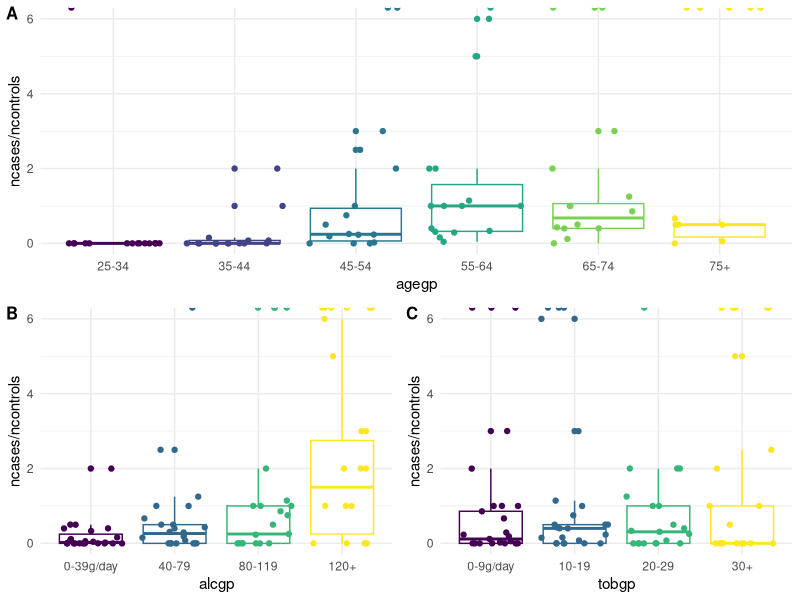
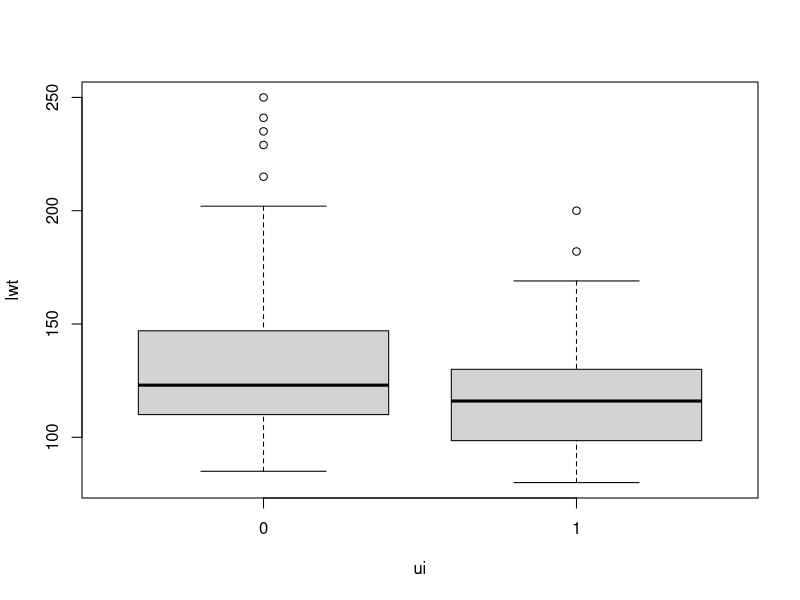

These figures' R source, in order: (Note: this script raises an error after producing the figures.)
## ---- chunk 1
library(magrittr)
library(ggplot2)
# library(patchwork) # patchwork 和 MASS 包冲突
library(cowplot) 
library(MASS)
## ---- chunk 2
head(esoph)
str(esoph)
## ---- chunk 3
p1 <- ggplot(data = esoph, aes(x = agegp, y = ncases / ncontrols, color = agegp)) +
  geom_boxplot(show.legend = FALSE) +
  geom_jitter(show.legend = FALSE) +
  theme_minimal()

p2 <- ggplot(data = esoph, aes(x = alcgp, y = ncases / ncontrols, color = alcgp)) +
  geom_boxplot(show.legend = FALSE) +
  geom_jitter(show.legend = FALSE) +
  theme_minimal()

p3 <- ggplot(data = esoph, aes(x = tobgp, y = ncases / ncontrols, color = tobgp)) +
  geom_boxplot(show.legend = FALSE) +
  geom_jitter(show.legend = FALSE) +
  theme_minimal()

bottom_row <- plot_grid(p2, p3, labels = c('B', 'C'), label_size = 12)

plot_grid(p1, bottom_row, labels = c('A', ''), label_size = 12, ncol = 1)
## ---- chunk 4
fit_esoph_glm <- glm(cbind(ncases, ncontrols) ~ agegp + tobgp * alcgp,
  data = esoph, family = binomial(link = "logit")
)
## ---- chunk 5
head(infert)
str(infert)
## ---- chunk 6
infert_glm_1 <- glm(case ~ spontaneous + induced,
  data = infert, family = binomial()
)
summary(infert_glm_1)
## ---- chunk 7
infert_glm_2 <- glm(case ~ age + parity + education + spontaneous + induced,
  data = infert, family = binomial()
)
summary(infert_glm_2)
## ---- chunk 8
library(survival)
infert_glm_3 <- clogit(case ~ spontaneous + induced + strata(stratum),
  data = infert
)
summary(infert_glm_3)
## ---- chunk 9
data(bacteria, package = "MASS")
## ---- chunk 10
# 惩罚拟似然
fit_glmmpql <- MASS::glmmPQL(y ~ trt + I(week > 2),
  random = ~ 1 | ID, verbose = FALSE,
  family = binomial, data = bacteria
)
summary(fit_glmmpql)
## ---- chunk 11
# 拉普拉斯近似
fit_glmer <- lme4::glmer(y ~ trt + I(week > 2) + (1 | ID),
  family = binomial, data = bacteria
)
summary(fit_glmer)
## ---- chunk 12
# 加载数据
# library(MASS)
data(birthwt, package = "MASS")
# 查看 birthwt 数据集 `help(birthwt)`
head(birthwt)
str(birthwt)
## ---- chunk 13
with(birthwt, tapply(lwt, ui, var))
t.test(lwt ~ ui, data = birthwt, var.equal = TRUE)
t.test(lwt ~ ui, data = birthwt)
## ---- chunk 14
# birthwt$ui <- as.factor(birthwt$ui)
# library(lattice)
# bwplot(lwt ~ ui, data = birthwt, pch = "|")

boxplot(lwt ~ ui, data = birthwt)
## ---- chunk 15
# 重新编码，数据预处理，方便代入模型
bwt <- with(birthwt, {
  race <- factor(race, labels = c("white", "black", "other"))
  ptd <- factor(ptl > 0)
  ftv <- factor(ftv)
  levels(ftv)[-(1:2)] <- "2+" # 除了前两个水平外，其余的都编码为 2+
  data.frame(
    low = factor(low), age, lwt, race, smoke = (smoke > 0),
    ptd, ht = (ht > 0), ui = (ui > 0), ftv
  )
})
## ---- chunk 16
# 查看编码后的数据
head(bwt)
str(bwt)
## ---- chunk 17
options(contrasts = c("contr.treatment", "contr.poly"))
glm(formula = low ~ ., family = binomial, data = bwt)
## ---- chunk 18
library(nnet)
(bwt.mu <- multinom(formula = low ~ ., data = bwt))
summary(bwt.mu)
## ---- chunk 19
z <- summary(bwt.mu)$coefficients / summary(bwt.mu)$standard.errors
z
p <- (1 - pnorm(abs(z), 0, 1)) * 2
p
## ---- chunk 20
data("housing", package = "MASS")
# 查看数据 help(housing)
head(housing)
str(housing)
## ---- chunk 21
options(contrasts = c("contr.treatment", "contr.poly"))
house.plr <- MASS::polr(Sat ~ Infl + Type + Cont, weights = Freq, data = housing)
house.plr
## ---- chunk 22
ctable <- coef(summary(house.plr))
p <- pnorm(abs(ctable[, "t value"]), lower.tail = FALSE) * 2
ctable <- cbind(ctable, "p value" = p)
# confidence intervals 计算置信区间
ci <- confint(house.plr)
exp(coef(house.plr))
## OR and CI
exp(cbind(OR = coef(house.plr), ci))
## ---- chunk 23
data(beall.webworms, package = "agridat")
## ---- chunk 24
head(beall.webworms)
## ---- chunk 25
hist(beall.webworms$y, main = "Histogram of Worm Count", xlab = "Number of Worms")
## ---- chunk 26
boxplot(y ~ trt, data = beall.webworms)
## ---- chunk 27
plot(y ~ trt, data = beall.webworms, xlab = "Types of Worms", ylab = "Worm Count")
## ---- chunk 28
ggplot(beall.webworms, aes(trt, y)) +
  geom_boxplot(colour = "red") +
  geom_jitter() +
  labs(x = "Types of Worms", y = "Worm Count") +
  theme_minimal()
## ---- chunk 29
pois.mod <- glm(y ~ trt, data = beall.webworms, family = "poisson")
summary(pois.mod)
## ---- chunk 30
par(mfrow = c(2, 2))
plot(pois.mod)
## ---- chunk 31
predict(pois.mod, newdata = data.frame(trt = c("T1", "T2")))
## ---- chunk 32
1 - pchisq(deviance(pois.mod), df.residual(pois.mod))
## ---- chunk 33
pois.mod2 <- glm(y ~ block + spray * lead, data = beall.webworms, family = "poisson")
## ---- chunk 34
AIC(pois.mod, pois.mod2)
## ---- chunk 35
mean(beall.webworms$y)
var(beall.webworms$y)
## ---- chunk 36
pois.mod3 <- glm(y ~ trt, data = beall.webworms, family = c("quasipoisson"))
summary(pois.mod3)
## ---- chunk 37
# AER::dispersiontest(pois.mod, alternative="greater")
## ---- chunk 38
NB.mod1 <- MASS::glm.nb(y ~ trt, data = beall.webworms)
summary(NB.mod1)
## ---- chunk 39
anova(pois.mod, pois.mod2, test = "Chisq")
